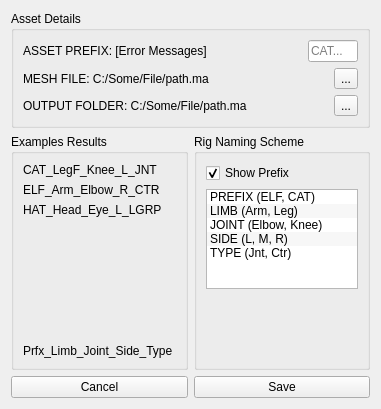
<?xml version="1.0" encoding="UTF-8"?>
<ui version="4.0">
 <class>Form</class>
 <widget class="QWidget" name="Form">
  <property name="geometry">
   <rect>
    <x>0</x>
    <y>0</y>
    <width>381</width>
    <height>409</height>
   </rect>
  </property>
  <property name="windowTitle">
   <string>Rig Setup</string>
  </property>
  <layout class="QHBoxLayout" name="horizontalLayout_2">
   <item>
    <layout class="QVBoxLayout" name="verticalLayout">
     <item>
      <widget class="QGroupBox" name="groupBox_3">
       <property name="title">
        <string>Asset Details</string>
       </property>
       <layout class="QHBoxLayout" name="horizontalLayout_3">
        <item>
         <layout class="QVBoxLayout" name="verticalLayout_4">
          <item>
           <layout class="QHBoxLayout" name="horizontalLayout_4">
            <item>
             <widget class="QLabel" name="label_5">
              <property name="text">
               <string>ASSET PREFIX: [Error Messages]</string>
              </property>
             </widget>
            </item>
            <item>
             <widget class="QLineEdit" name="lineEdit">
              <property name="sizePolicy">
               <sizepolicy hsizetype="Maximum" vsizetype="Fixed">
                <horstretch>0</horstretch>
                <verstretch>0</verstretch>
               </sizepolicy>
              </property>
              <property name="maximumSize">
               <size>
                <width>50</width>
                <height>16777215</height>
               </size>
              </property>
              <property name="text">
               <string/>
              </property>
              <property name="maxLength">
               <number>5</number>
              </property>
              <property name="placeholderText">
               <string>CAT...</string>
              </property>
             </widget>
            </item>
           </layout>
          </item>
          <item>
           <layout class="QHBoxLayout" name="horizontalLayout_25">
            <item>
             <widget class="QLabel" name="label_7">
              <property name="text">
               <string>MESH FILE: C:/Some/File/path.ma</string>
              </property>
             </widget>
            </item>
            <item>
             <widget class="QToolButton" name="toolButton_2">
              <property name="sizePolicy">
               <sizepolicy hsizetype="Fixed" vsizetype="Preferred">
                <horstretch>0</horstretch>
                <verstretch>0</verstretch>
               </sizepolicy>
              </property>
              <property name="maximumSize">
               <size>
                <width>16777215</width>
                <height>16777215</height>
               </size>
              </property>
              <property name="text">
               <string>...</string>
              </property>
             </widget>
            </item>
           </layout>
          </item>
          <item>
           <layout class="QHBoxLayout" name="horizontalLayout_24">
            <item>
             <widget class="QLabel" name="label_6">
              <property name="text">
               <string>OUTPUT FOLDER: C:/Some/File/path.ma</string>
              </property>
             </widget>
            </item>
            <item>
             <widget class="QToolButton" name="toolButton">
              <property name="sizePolicy">
               <sizepolicy hsizetype="Fixed" vsizetype="Fixed">
                <horstretch>0</horstretch>
                <verstretch>0</verstretch>
               </sizepolicy>
              </property>
              <property name="maximumSize">
               <size>
                <width>16777215</width>
                <height>16777215</height>
               </size>
              </property>
              <property name="text">
               <string>...</string>
              </property>
             </widget>
            </item>
           </layout>
          </item>
         </layout>
        </item>
       </layout>
      </widget>
     </item>
     <item>
      <layout class="QHBoxLayout" name="horizontalLayout_5" stretch="1,1">
       <item>
        <widget class="QGroupBox" name="groupBox_2">
         <property name="sizePolicy">
          <sizepolicy hsizetype="Preferred" vsizetype="Preferred">
           <horstretch>0</horstretch>
           <verstretch>0</verstretch>
          </sizepolicy>
         </property>
         <property name="title">
          <string>Examples Results</string>
         </property>
         <layout class="QVBoxLayout" name="verticalLayout_3">
          <item>
           <widget class="QLabel" name="label_3">
            <property name="text">
             <string>CAT_LegF_Knee_L_JNT</string>
            </property>
           </widget>
          </item>
          <item>
           <widget class="QLabel" name="label_2">
            <property name="text">
             <string>ELF_Arm_Elbow_R_CTR</string>
            </property>
           </widget>
          </item>
          <item>
           <widget class="QLabel" name="label">
            <property name="sizePolicy">
             <sizepolicy hsizetype="Preferred" vsizetype="Preferred">
              <horstretch>0</horstretch>
              <verstretch>0</verstretch>
             </sizepolicy>
            </property>
            <property name="text">
             <string>HAT_Head_Eye_L_LGRP</string>
            </property>
           </widget>
          </item>
          <item>
           <spacer name="verticalSpacer">
            <property name="orientation">
             <enum>Qt::Vertical</enum>
            </property>
            <property name="sizeHint" stdset="0">
             <size>
              <width>20</width>
              <height>40</height>
             </size>
            </property>
           </spacer>
          </item>
          <item>
           <widget class="QLabel" name="label_4">
            <property name="text">
             <string>Prfx_Limb_Joint_Side_Type</string>
            </property>
           </widget>
          </item>
         </layout>
        </widget>
       </item>
       <item>
        <widget class="QGroupBox" name="groupBox">
         <property name="sizePolicy">
          <sizepolicy hsizetype="Preferred" vsizetype="Preferred">
           <horstretch>0</horstretch>
           <verstretch>0</verstretch>
          </sizepolicy>
         </property>
         <property name="title">
          <string>Rig Naming Scheme</string>
         </property>
         <layout class="QVBoxLayout" name="verticalLayout_2">
          <item>
           <widget class="QCheckBox" name="checkBox">
            <property name="text">
             <string>Show Prefix</string>
            </property>
            <property name="checked">
             <bool>true</bool>
            </property>
           </widget>
          </item>
          <item>
           <widget class="QListWidget" name="listWidget">
            <property name="sizePolicy">
             <sizepolicy hsizetype="Preferred" vsizetype="Preferred">
              <horstretch>0</horstretch>
              <verstretch>0</verstretch>
             </sizepolicy>
            </property>
            <property name="minimumSize">
             <size>
              <width>0</width>
              <height>0</height>
             </size>
            </property>
            <property name="maximumSize">
             <size>
              <width>1111</width>
              <height>100</height>
             </size>
            </property>
            <property name="layoutDirection">
             <enum>Qt::LeftToRight</enum>
            </property>
            <property name="dragDropMode">
             <enum>QAbstractItemView::InternalMove</enum>
            </property>
            <property name="alternatingRowColors">
             <bool>true</bool>
            </property>
            <item>
             <property name="text">
              <string>PREFIX (ELF, CAT)</string>
             </property>
            </item>
            <item>
             <property name="text">
              <string>LIMB (Arm, Leg)</string>
             </property>
            </item>
            <item>
             <property name="text">
              <string>JOINT (Elbow, Knee)</string>
             </property>
            </item>
            <item>
             <property name="text">
              <string>SIDE (L, M, R)</string>
             </property>
            </item>
            <item>
             <property name="text">
              <string>TYPE (Jnt, Ctr)</string>
             </property>
            </item>
           </widget>
          </item>
          <item>
           <spacer name="verticalSpacer_2">
            <property name="orientation">
             <enum>Qt::Vertical</enum>
            </property>
            <property name="sizeHint" stdset="0">
             <size>
              <width>20</width>
              <height>40</height>
             </size>
            </property>
           </spacer>
          </item>
         </layout>
        </widget>
       </item>
      </layout>
     </item>
     <item>
      <layout class="QHBoxLayout" name="horizontalLayout">
       <item>
        <widget class="QPushButton" name="pushButton_2">
         <property name="text">
          <string>Cancel</string>
         </property>
        </widget>
       </item>
       <item>
        <widget class="QPushButton" name="pushButton">
         <property name="enabled">
          <bool>true</bool>
         </property>
         <property name="text">
          <string>Save</string>
         </property>
        </widget>
       </item>
      </layout>
     </item>
    </layout>
   </item>
  </layout>
 </widget>
 <resources/>
 <connections/>
</ui>
